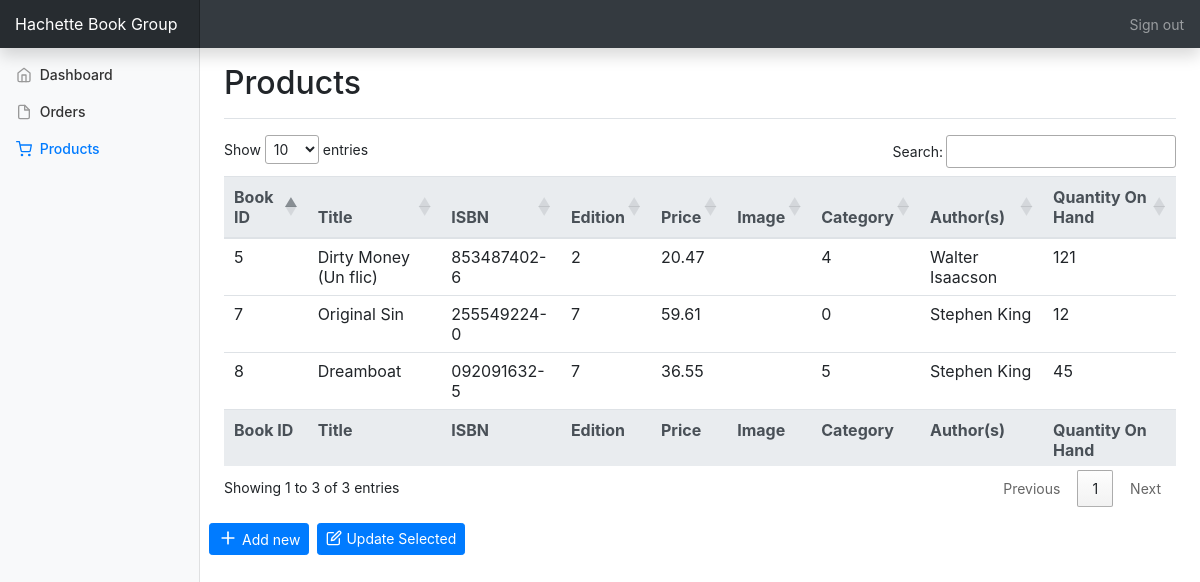
The app's page /publisher-products.php (signed in) with its own data.
### tables this page shows
CREATE TABLE IF NOT EXISTS `books`
(
  `book_id`      INT(4) PRIMARY KEY NOT NULL AUTO_INCREMENT,
  `isbn`         VARCHAR(20)        NOT NULL,
  `title`        VARCHAR(250)       NOT NULL,
  `edition`      INT                                 DEFAULT 0,
  `price`        DOUBLE(8, 2),
  `publisher_id` INT(4)             NOT NULL,
  `image`        BLOB                                DEFAULT NULL,
  `category`     ENUM ('0', '1', '2', '3', '4', '5') DEFAULT NULL,
  FOREIGN KEY (`publisher_id`) REFERENCES `publishers` (`publisher_id`)
);

### model/Publisher.php (called while the page is built, shortened)
<?php
class Publisher implements JsonSerializable
{
    private $publisher_id;
    private $company_name;
    public function getPublisherId()
    {
        return $this->publisher_id;
    }
    public function getCompanyName()
    {
        return $this->company_name;
    }
}

### controller/PublisherBooksInventoryController.php (called while the page is built, shortened)
<?php
class PublisherBooksInventoryController
{
    public function fetchPublisherBooksInv($id)
    {
        $sql = "SELECT * FROM pb_books_inventory WHERE publisher_id = ?;";
        $stmt = DB::getInstance()->prepare($sql);
        $stmt->execute([$id]);
        return $stmt->fetchAll(PDO::FETCH_CLASS, "PublisherBooksInventory");
    }
    public function fetchBooksWithQtyOfPublisher($id)
    {
        $bk = new BookController();
        $books = $bk->fetchBookByPublisherId($id);
        $out = null;
        foreach ($books as $k) {
            $item = [
                'book_id' => $k->getBookId(),
                'title' => $k->getTitle(),
                'isbn' => $k->getIsbn(),
                'edition' => $k->getEdition(),
                'price' => $k->getPrice(),
                'image' => $k->getImage(),
                'category' => $k->getCategory(),
                'qty_on_hand' => 0
            ];
            $out[] = $item;
        }
        foreach ($this->fetchPublisherBooksInv($id) as $i => $k2) {
            $out[$i]['qty_on_hand'] = $k2->getQtyOnHand();
        }
        return $out;
    }
}

### db/DB.php (called while the page is built, shortened)
<?php
class DB
{
    private static $instance = null;
    public static function getInstance()
    {
        if (empty(self::$instance)) {
            $db_info = array(
                "host" => 'localhost',
                "port" => '3306',
                "user" => 'root',
                "pass" => '',
                "name" => 'bookstore',
                "charset" => 'UTF-8'
            );
            try {
                self::$instance = new PDO(
                    "mysql:host=" .
                    $db_info['host'] . ';port=' .
                    $db_info['port'] . ';dbname=' .
                    $db_info['name'],
                    $db_info['user'],
                    $db_info['pass']
                );
                self::$instance->setAttribute(PDO::ATTR_ERRMODE, PDO::ERRMODE_SILENT);
                self::$instance->query('SET NAMES utf8');
                self::$instance->query('SET CHARACTER SET utf8');
            } catch (PDOException $error) {
                echo $error->getMessage();
            }
        }
        return self::$instance;
    }
}

### controller/BookController.php (called while the page is built, shortened)
<?php
class BookController
{
    public function fetchBookByPublisherId($id)
    {
        $sql = 'SELECT * FROM books WHERE publisher_id = ?;';
        $stmt = DB::getInstance()->prepare($sql);
        $stmt->execute([$id]);
        return $stmt->fetchAll(PDO::FETCH_CLASS, "Book");
    }
}

### model/Book.php (called while the page is built, shortened)
<?php
class Book implements JsonSerializable
{
    private $book_id;
    private $isbn;
    private $title;
    private $edition;
    private $price;
    private $image;
    private $category;
    public function getBookId()
    {
        return $this->book_id;
    }
    public function getIsbn()
    {
        return $this->isbn;
    }
    public function getTitle()
    {
        return $this->title;
    }
    public function getEdition()
    {
        return $this->edition;
    }
    public function getPrice()
    {
        return $this->price;
    }
    public function getImage()
    {
        return $this->image;
    }
    public function getCategory()
    {
        return $this->category;
    }
}

### model/PublisherBooksInventory.php (called while the page is built, shortened)
<?php
class PublisherBooksInventory
{
    private $qty_on_hand;
    public function getQtyOnHand()
    {
        return $this->qty_on_hand;
    }
}

### controller/AuthorController.php (called while the page is built, shortened)
<?php
class AuthorController
{
    public function getAuthorsByBookId($id)
    {
        $sql = 'SELECT first_name, middle_name, last_name, bio
                FROM authors a, book_authors ba
                WHERE ba.author_id = a.author_id AND ba.book_id = ?;';
        $stmt = DB::getInstance()->prepare($sql);
        $stmt->execute([$id]);
        return $stmt->fetchAll(PDO::FETCH_CLASS, "Author");
    }
    public function viewAuthors($bookId)
    {
        $authorsOfThisBook = [];
        $authors = $this->getAuthorsByBookId($bookId);
        foreach ($authors as $v) {
            $authorsOfThisBook[] = $v;
        }
        $names = [];
        for ($i = 0; $i < sizeof($authorsOfThisBook); $i++)
        {
            $a = $authorsOfThisBook[$i];
            $names[] = $a->getFirstName() . ' ' . $a->getMiddleName() . ' ' . $a->getLastName();
        }
        return implode(', ', $names);
    }
}

### model/Author.php (called while the page is built, shortened)
<?php
class Author implements JsonSerializable
{
    private $first_name;
    private $middle_name;
    private $last_name;
    public function getFirstName()
    {
        return $this->first_name;
    }
    public function getMiddleName()
    {
        return $this->middle_name;
    }
    public function getLastName()
    {
        return $this->last_name;
    }
}

### publisher-products.php (the view, shortened to what this page needs)
<?php
require 'db/DB.php';
require 'model/Author.php';
require 'model/Book.php';
require 'model/Publisher.php';
require 'model/PublisherBooksInventory.php';
require 'controller/BookController.php';
require 'controller/AuthorController.php';
require 'controller/PublisherBooksInventoryController.php';
$publisher = new Publisher();
if (isset($_SESSION["publisher"])) {
    $publisher = $_SESSION["publisher"];
    $pbInvController = new PublisherBooksInventoryController();
    $booksByPublisher = $pbInvController->fetchBooksWithQtyOfPublisher($publisher->getPublisherId());
    $aController = new AuthorController();
} else {
    header("Location: publisher-signin.php");
}
?>
<html lang="en" class="gr__getbootstrap_com">
<head>
    <link rel="stylesheet" href="https://stackpath.bootstrapcdn.com/bootstrap/4.3.1/css/bootstrap.min.css">
    <link href="css/publisher-dashboard.css" rel="stylesheet">
    <link rel="stylesheet" href="https://cdn.datatables.net/1.10.16/css/jquery.dataTables.min.css">
</head>
<body data-gr-c-s-loaded="true">
<nav class="navbar navbar-dark fixed-top bg-dark flex-md-nowrap p-0 shadow">
    <a class="navbar-brand col-sm-3 col-md-2 mr-0" href="#" id="company-name-id" data-id="<?php echo $publisher->getPublisherId(); ?>">
        <?php echo $publisher->getCompanyName(); ?>
    </a>
    <ul class="navbar-nav px-3">
        <li class="nav-item text-nowrap">
            <a class="nav-link" href="logout.php">Sign out</a>
        </li>
    </ul>
</nav>
<div class="container-fluid">
    <div class="row">
        <nav class="col-md-2 d-none d-md-block bg-light sidebar">
            <div class="sidebar-sticky">
                <ul class="nav flex-column">
                    <li class="nav-item">
                        <a class="nav-link" href="publisher-dashboard.php">
                            Dashboard
                        </a>
                    </li>
                    <li class="nav-item">
                        <a class="nav-link" href="publisher-orders.php">
                            Orders
                        </a>
                    </li>
                    <li class="nav-item">
                        <a class="nav-link active" href="publisher-products.php">
                            Products <span class="sr-only">(current)</span>
                        </a>
                    </li>
                </ul>
            </div>
        </nav>
        <main role="main" class="col-md-9 ml-sm-auto col-lg-10 px-4">
            <div class="d-flex justify-content-between flex-wrap flex-md-nowrap align-items-center pt-3 pb-2 mb-3 border-bottom">
                <h1 class="h2">Products</h1>
            </div>
            <div id="productsDiv">
                <table class="table table-sm" id="productsTable">
                    <thead class="thead-light">
                    <tr>
                        <th scope="col">Book ID</th>
                        <th scope="col">Title</th>
                        <th scope="col">ISBN</th>
                        <th scope="col">Edition</th>
                        <th scope="col">Price</th>
                        <th scope="col">Image</th>
                        <th scope="col">Category</th>
                        <th scope="col">Author(s)</th>
                        <th scope="col">Quantity On Hand</th>
                    </tr>
                    </thead>
                    <tbody>
                    <?php foreach ($booksByPublisher as $k => $v) { ?>
                    <tr>
                        <td><?php echo $v['book_id']; ?></td>
                        <td><?php echo $v['title']; ?></td>
                        <td><?php echo $v['isbn']; ?></td>
                        <td><?php echo $v['edition']; ?></td>
                        <td><?php echo $v['price']; ?></td>
                        <td><?php echo $v['image']; ?></td>
                        <td><?php echo $v['category']; ?></td>
                        <td><?php echo $aController->viewAuthors($v['book_id']); ?></td>
                        <td><?php echo $v['qty_on_hand']; ?></td>
                    </tr>
                    <?php } ?>
                    </tbody>
                    <tfoot class="thead-light">
                    <tr>
                        <th scope="col">Book ID</th>
                        <th scope="col">Title</th>
                        <th scope="col">ISBN</th>
                        <th scope="col">Edition</th>
                        <th scope="col">Price</th>
                        <th scope="col">Image</th>
                        <th scope="col">Category</th>
                        <th scope="col">Author(s)</th>
                        <th scope="col">Quantity On Hand</th>
                    </tr>
                    </tfoot>
                </table>
                <div class="my-3">
                    <div class="row">
                        <button type="button" id="add-new-book" class="btn btn-primary btn-sm mr-2"
                                data-toggle="modal" data-target="#addBookModal">
                            <i class="mr-sm-1" style="width: 20px; height: 20px;" data-feather="plus"></i>Add new
                        </button>
                        <button type="button" id="updated-selected-book" class="btn btn-primary btn-sm"
                                data-toggle="modal" data-target="#updateSelectedProductModal">
                            <i class="mr-sm-1" style="height: 18px;" data-feather="edit"></i>Update
                            Selected
                        </button>
                    </div>
                </div>
            </div>
        </main>
    </div>
</div>
</body>
</html>

### css/publisher-dashboard.css (style rules this page uses)
body { font-size: .875rem; }
.feather { width: 16px; height: 16px; vertical-align: text-bottom; }
.sidebar { position: fixed; top: 0; bottom: 0; left: 0; z-index: 100; padding: 48px 0 0; box-shadow: inset -1px 0 0 rgba(0, 0, 0, .1); }
.sidebar-sticky { position: relative; top: 0; height: calc(100vh - 48px); padding-top: .5rem; overflow-x: hidden; overflow-y: auto; }
.sidebar .nav-link { font-weight: 500; color: #333; }
.sidebar .nav-link .feather { margin-right: 4px; color: #999; }
.sidebar .nav-link.active { color: #007bff; }
.sidebar .nav-link:hover .feather, .sidebar .nav-link.active .feather { color: inherit; }
[role="main"] { padding-top: 133px; }
@media (min-width: 768px) { [role="main"] { padding-top: 48px; } }
.navbar-brand { padding-top: .75rem; padding-bottom: .75rem; font-size: 1rem; background-color: rgba(0, 0, 0, .25); box-shadow: inset -1px 0 0 rgba(0, 0, 0, .25); }

### records on screen
books: book_id "5", title "Dirty Money (Un flic)", isbn "853487402-6", edition "2", price "20.47", category "4", viewAuthors "Walter Isaacson", qty_on_hand "121"
books: book_id "7", title "Original Sin", isbn "255549224-0", edition "7", price "59.61", category "0", viewAuthors "Stephen King", qty_on_hand "12"
books: book_id "8", title "Dreamboat", isbn "092091632-5", edition "7", price "36.55", category "5", viewAuthors "Stephen King", qty_on_hand "45"

### other values on screen
$publisher->getCompanyName() "Hachette Book Group"
